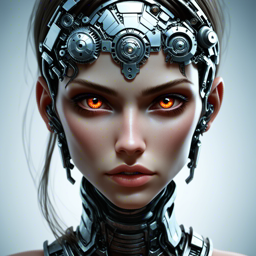
#> input picture Dataset/watermarked_sources/WM_1/src_1.png, 256 x 256 px
$ python main_residual.py
#> lines starting #> are read from the running program, lines starting #| are printed output that depends on the picture; long printed decimals are rounded
### src/residual_template/pipeline.py


from pathlib import Path
import sys
import gc
from typing import List, Optional, Dict


SRC_DIR = Path(__file__).resolve().parents[1]

if str(SRC_DIR) not in sys.path:
    sys.path.insert(0, str(SRC_DIR))


from residual_template.config_residual import (
    EXPERIMENTS,
    GROUPS,
    TARGET_MAPPING,
    PRINT_PROGRESS,
    VERIFY_OUTPUTS,
    SAVE_TEMPLATE_VISUALS,
    get_experiment_by_name,
    get_experiment_output_dir,
)

from residual_template.template_extraction import (
    extract_all_templates,
    save_all_templates_numpy,
    save_all_template_visuals,
)

from residual_template.forgery import forge_experiment

from residual_template.visualization import save_comparison_visuals

from residual_template.image_ops import verify_png_folder


def clear_memory() -> None:
    gc.collect()


def print_experiment_summary(experiment: dict) -> None:
    print()
    print("=" * 80)
    print(f"Experiment: {experiment['name']}")
    print("=" * 80)

    for key, value in experiment.items():
        print(f"  {key}: {value}")

    print("=" * 80)


def run_one_experiment(experiment: dict) -> Dict:
    """
    Run one residual-template experiment.
    """

    print_experiment_summary(experiment)

    template_results = extract_all_templates(experiment)

    save_all_templates_numpy(
        experiment_name=experiment["name"],
        template_results=template_results,
    )

    if SAVE_TEMPLATE_VISUALS:
        save_all_template_visuals(
            experiment_name=experiment["name"],
            template_results=template_results,
        )

    forge_results = forge_experiment(
        experiment=experiment,
        template_results=template_results,
    )

    save_comparison_visuals(
        experiment_name=experiment["name"],
        forge_results=forge_results,
    )

    verification = None

    if VERIFY_OUTPUTS:
        output_dir = get_experiment_output_dir(experiment["name"])

        verification = verify_png_folder(
            folder=output_dir,
            groups=GROUPS,
            target_mapping=TARGET_MAPPING,
        )

        print()
        print(f"Verification for {experiment['name']}:")
        print(f"  Folder: {output_dir}")
        print(f"  Count:  {verification['count']}")
        print(f"  OK:     {verification['ok']}")

        if not verification["ok"]:
            print(f"  Missing: {verification['missing'][:20]}")
            print(f"  Extra:   {verification['extra'][:20]}")
            raise RuntimeError(f"Verification failed for {experiment['name']}")

    clear_memory()

    return {
        "experiment": experiment,
        "template_results": template_results,
        "forge_results": forge_results,
        "verification": verification,
    }


def run_residual_pipeline(
    experiment_names: Optional[List[str]] = None,
) -> Dict[str, Dict]:
    """
    Run selected experiments.

    If experiment_names is None, run all configured experiments.
    """

    if experiment_names is None:
        experiments = EXPERIMENTS
    else:
        experiments = [
            get_experiment_by_name(name)
            for name in experiment_names
        ]

    print()
    print("=" * 80)
    print("Residual-template watermark forgery pipeline")
    print("=" * 80)
    print(f"Experiments to run: {[e['name'] for e in experiments]}")
    print("=" * 80)

    all_results = {}

    for experiment in experiments:
        result = run_one_experiment(experiment)
        all_results[experiment["name"]] = result

    print()
    print("=" * 80)
    print("Finished residual-template pipeline.")
    print("=" * 80)

    print()
    print("Next step:")
    print("  python src/residual_template/create_zip_residual.py --experiment <experiment_name>")
    print()
    print("Example:")
    print("  python src/residual_template/create_zip_residual.py --experiment gaussian_pos_a010")
    print("=" * 80)

    return all_results

### src/residual_template/image_ops.py

from pathlib import Path
import sys
from typing import List

import cv2
import numpy as np
from PIL import Image


SRC_DIR = Path(__file__).resolve().parents[1]

if str(SRC_DIR) not in sys.path:
    sys.path.insert(0, str(SRC_DIR))


from residual_template.config_residual import (
    WATERMARKED_SOURCES_DIR,
    CLEAN_TARGETS_DIR,
    IMAGE_EXTENSIONS,
)


def load_rgb(path: Path) -> np.ndarray:
    """
    Load image as RGB float32 in [0, 1].
    """

    path = Path(path)

    image = Image.open(path).convert("RGB")

    return np.asarray(image, dtype=np.float32) / 255.0


# [37 lines left out: functions save_rgb, resize_to_shape, not called in this run]


def sort_by_numeric_stem(paths: List[Path]) -> List[Path]:
    """
    Sort paths as 1.png, 2.png, ..., 10.png.
    """

    def key(path: Path):
        try:
            return int(path.stem)
        except ValueError:
            return path.stem

    return sorted(paths, key=key)


def list_image_paths(folder: Path) -> List[Path]:
    """
    List image files from a folder.
    """

    folder = Path(folder)

    paths = [
        path
        for path in folder.rglob("*")
        if path.is_file() and path.suffix.lower() in IMAGE_EXTENSIONS
    ]

    return sort_by_numeric_stem(paths)


def get_source_group_dir(group_name: str) -> Path:
    return WATERMARKED_SOURCES_DIR / group_name


def list_source_group_images(group_name: str) -> List[Path]:
    source_dir = get_source_group_dir(group_name)
    return list_image_paths(source_dir)


def get_clean_target_path(index: int) -> Path:
    return CLEAN_TARGETS_DIR / f"{index}.png"


def load_clean_target(index: int) -> np.ndarray:
    return load_rgb(get_clean_target_path(index))


# [63 lines left out: functions clear_png_folder, expected_filenames_from_mapping, verify_png_folder, not called in this run]

### src/residual_template/denoisers.py


from pathlib import Path
import sys

import cv2
import numpy as np
from PIL import Image, ImageFilter


SRC_DIR = Path(__file__).resolve().parents[1]

if str(SRC_DIR) not in sys.path:
    sys.path.insert(0, str(SRC_DIR))


from residual_template.config_residual import (
    GAUSSIAN_RADIUS,
    BILATERAL_D,
    BILATERAL_SIGMA_COLOR,
    BILATERAL_SIGMA_SPACE,
    NLM_H,
    NLM_H_COLOR,
    NLM_TEMPLATE_WINDOW_SIZE,
    NLM_SEARCH_WINDOW_SIZE,
    MEDIAN_KERNEL_SIZE,
)


def to_uint8(image: np.ndarray) -> np.ndarray:


    return np.clip(image * 255.0, 0, 255).astype(np.uint8)


def from_uint8(image: np.ndarray) -> np.ndarray:


    return image.astype(np.float32) / 255.0


# Gaussian denoising


def gaussian_denoise(
    image: np.ndarray,
    radius: float = GAUSSIAN_RADIUS,
) -> np.ndarray:
    """
    Gaussian blur clean estimator.

    This matches the style of the original baseline code.
    """

    pil_image = Image.fromarray(to_uint8(image))

    blurred = pil_image.filter(
        ImageFilter.GaussianBlur(radius=radius)
    )

    return from_uint8(np.asarray(blurred))


# Bilateral denoising


# [246 lines left out: functions bilateral_denoise, nlm_denoise, nlm_denoise_h3, nlm_denoise_h7, nlm_denoise_h9, median_denoise and 8 more, not called in this run]

# =============================================================================
# Denoiser dispatcher
# =============================================================================

def denoise_image(
    image: np.ndarray,
    method: str,
) -> np.ndarray:
    """
    Dispatch denoising method.

    Existing methods:
        gaussian
        bilateral
        nlm
        median
        ensemble

    New NLM variants:
        nlm_h3
        nlm_h7
        nlm_h9

    Optional ensemble variant:
        ensemble_nlm_strong
    """

    method = method.lower().strip()

    if method == "gaussian":
        return gaussian_denoise(image)

    if method == "bilateral":
        return bilateral_denoise(image)

    if method == "nlm":
        return nlm_denoise(image)

    if method == "nlm_h3":
        return nlm_denoise_h3(image)

    if method == "nlm_h7":
        return nlm_denoise_h7(image)

    if method == "nlm_h9":
        return nlm_denoise_h9(image)

    if method == "median":
        return median_denoise(image)

    if method == "ensemble":
        return ensemble_denoise(image)

    if method == "ensemble_nlm_strong":
        return ensemble_nlm_strong_denoise(image)

    if method == "nlm_h10":
        return nlm_denoise_h10(image)

    if method == "nlm_h11":
        return nlm_denoise_h11(image)

    if method == "nlm_h12":
        return nlm_denoise_h12(image)

    if method == "nlm_h13":
        return nlm_denoise_h13(image)

    if method == "nlm_h14":
        return nlm_denoise_h14(image)

    if method == "nlm_h15":
        return nlm_denoise_h15(image)

    raise ValueError(
        f"Unknown denoiser method: {method}. "
        "Use gaussian, bilateral, nlm, nlm_h3, nlm_h7, nlm_h9, "
        "median, ensemble, or ensemble_nlm_strong."
    )


# Signed template smoothing


# [41 lines left out: function signed_gaussian_blur, not called in this run]

### src/residual_template/template_extraction.py


from pathlib import Path
import sys
from typing import Dict, List

import numpy as np


SRC_DIR = Path(__file__).resolve().parents[1]

if str(SRC_DIR) not in sys.path:
    sys.path.insert(0, str(SRC_DIR))


from residual_template.config_residual import (
    GROUPS,
    TARGET_MAPPING,
    TEMPLATE_AGGREGATION,
    REMOVE_TEMPLATE_CHANNEL_MEAN,
    TEMPLATE_NORMALIZATION_QUANTILE,
    RESIDUAL_SCALE,
    TEMPLATE_SHARPEN_MODE,
    TEMPLATE_SHARPEN_RADIUS,
    TEMPLATE_SHARPEN_MIX_ORIGINAL,
    TEMPLATE_SHARPEN_MIX_HIGHPASS,
    CLIP_TEMPLATE_MIN,
    CLIP_TEMPLATE_MAX,
    SAVE_TEMPLATE_NUMPY,
    get_experiment_template_dir,
)

from residual_template.image_ops import (
    load_rgb,
    save_rgb,
    list_source_group_images,
)

from residual_template.denoisers import (
    denoise_image,
    gaussian_denoise,
    signed_gaussian_blur,
)


def aggregate_residuals(residuals: List[np.ndarray]) -> np.ndarray:
    """
    Aggregate residuals across 25 watermarked source images.
    """

    stack = np.stack(residuals, axis=0).astype(np.float32)

    if TEMPLATE_AGGREGATION == "median":
        return np.median(stack, axis=0).astype(np.float32)

    if TEMPLATE_AGGREGATION == "mean":
        return np.mean(stack, axis=0).astype(np.float32)

    raise ValueError(f"Unknown TEMPLATE_AGGREGATION={TEMPLATE_AGGREGATION}")


def original_shifted_template_sharpen(template: np.ndarray) -> np.ndarray:
    """
    Sharpening mode closest to the script that got 0.32.

    It blurs the shifted/clipped template, then mixes a high-pass term.
    """

    shifted = np.clip((template + 1.0) * 0.5, 0.0, 1.0)

    shifted_blur = gaussian_denoise(
        shifted,
        radius=TEMPLATE_SHARPEN_RADIUS,
    )

    template_hp = template - shifted_blur

    sharpened = (
        TEMPLATE_SHARPEN_MIX_ORIGINAL * template
        + TEMPLATE_SHARPEN_MIX_HIGHPASS * (template_hp * 2.0)
    )

    return sharpened.astype(np.float32)


# [18 lines left out: function signed_template_sharpen, not called in this run]


def sharpen_template(template: np.ndarray, mode: str) -> np.ndarray:
    mode = mode.lower().strip()

    if mode == "none":
        return template.astype(np.float32)

    if mode == "original_shifted":
        return original_shifted_template_sharpen(template)

    if mode == "signed":
        return signed_template_sharpen(template)

    raise ValueError(
        f"Unknown sharpen mode: {mode}. "
        "Use none, original_shifted, or signed."
    )


def normalize_template(template: np.ndarray) -> np.ndarray:
    """
    Robustly normalize template magnitude.
    """

    template = template.astype(np.float32)

    if REMOVE_TEMPLATE_CHANNEL_MEAN:
        template = template - template.mean(axis=(0, 1), keepdims=True)

    scale = float(np.quantile(np.abs(template), TEMPLATE_NORMALIZATION_QUANTILE))

    if not np.isfinite(scale) or scale < 1e-8:
        scale = 1.0

    template = template / scale

    template = np.clip(
        template * RESIDUAL_SCALE,
        CLIP_TEMPLATE_MIN,
        CLIP_TEMPLATE_MAX,
    )

    return template.astype(np.float32)


def extract_group_template(
    group_name: str,
    experiment: dict,
) -> Dict:
    """
    Extract watermark template for one group:

        r_i = x_wm_i - D(x_wm_i)
        template = median_i(r_i)
    """

    source_paths = list_source_group_images(group_name)

    if len(source_paths) == 0:
        raise FileNotFoundError(f"No source images found for {group_name}")

    residuals = []

    denoiser_name = experiment.get("denoiser", "gaussian")
    sharpen_mode = experiment.get("sharpen_mode", TEMPLATE_SHARPEN_MODE)

    for source_path in source_paths:
        x = load_rgb(source_path)
        x_clean_est = denoise_image(x, method=denoiser_name)
        residual = x - x_clean_est
        residuals.append(residual.astype(np.float32))

    raw_template = aggregate_residuals(residuals)
    normalized_template = normalize_template(raw_template)
    sharpened_template = sharpen_template(normalized_template, mode=sharpen_mode)

    final_template = np.clip(
        sharpened_template,
        CLIP_TEMPLATE_MIN,
        CLIP_TEMPLATE_MAX,
    ).astype(np.float32)

    return {
        "group_name": group_name,
        "source_paths": source_paths,
        "template": final_template,
        "raw_template": raw_template,
        "denoiser": denoiser_name,
        "sharpen_mode": sharpen_mode,
    }


def extract_all_templates(experiment: dict) -> Dict[str, Dict]:
    """
    Extract templates for all WM groups.
    """

    results = {}

    print()
    print("=" * 80)
    print(f"Extracting templates for experiment: {experiment['name']}")
    print("=" * 80)

    for group_name in GROUPS:
        print(f"  Extracting {group_name}...")

        result = extract_group_template(
            group_name=group_name,
            experiment=experiment,
        )
#> in load_rgb, image is the input picture: PIL image 256x256 RGB; mean R, G, B 127.8, 134.7, 137.7
#> in gaussian_denoise, `blurred = pil_image.filter( ImageFilter.GaussianBlur(radius=radius) )`:
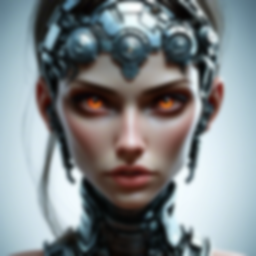
#> blurred: PIL image 256x256 RGB; mean R, G, B 127.8, 134.7, 137.7
#> in extract_group_template, `residual = x - x_clean_est`:
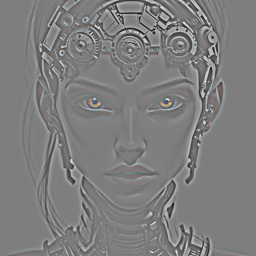
#> residual: shape (256, 256, 3) float32; mean of channels 0, 1, 2 -2.21e-05, 2.16e-05, 3.26e-05; drawn with min black and max white
#> in normalize_template, `scale = float(np.quantile(np.abs(template), TEMPLATE_NORMALIZATION_QUA..`: scale = 0.447
#> in normalize_template, `template = np.clip( template * RESIDUAL_SCALE, CLIP_TEMPLATE_MIN, CLIP..`:
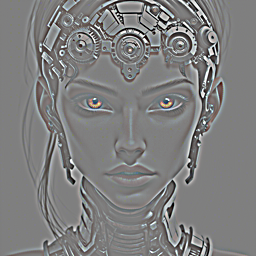
#> template: shape (256, 256, 3) float32; mean of channels 0, 1, 2 -6.95e-05, -5.48e-06, -6.67e-05; drawn with min black and max white
#> call 2 of gaussian_denoise, with radius = 1
#> in gaussian_denoise (call 2), `blurred = pil_image.filter( ImageFilter.GaussianBlur(radius=radius) )`:
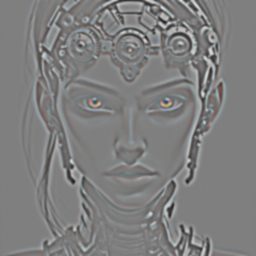
#> blurred: PIL image 256x256 RGB; mean R, G, B 126.7, 126.7, 126.6
#> in extract_group_template, `final_template = np.clip( sharpened_template, CLIP_TEMPLATE_MIN, CLIP_..`:
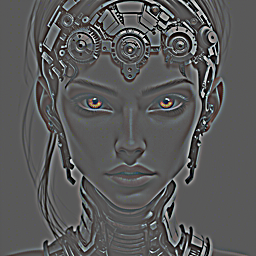
#> final_template: shape (256, 256, 3) float32; mean of channels 0, 1, 2 -0.295, -0.294, -0.294; drawn with min black and max white

        results[group_name] = result

        print_template_stats(
            result["template"],
            label=f"{experiment['name']} {group_name}",
        )

    return results


# [89 lines left out: functions save_template_numpy, save_all_templates_numpy, template_centered_visual, template_abs_visual, save_template_visuals, save_all_template_visuals, not called in this run]


def print_template_stats(template: np.ndarray, label: str) -> None:
    print(
        f"    {label}: "
        f"shape={template.shape}, "
        f"min={template.min():.5f}, "
        f"max={template.max():.5f}, "
        f"mean={template.mean():.5f}, "
        f"std={template.std():.5f}, "
        f"mean_abs={np.mean(np.abs(template)):.5f}"
    )

### src/residual_template/main_residual.py

from pathlib import Path
import sys
import argparse


SRC_DIR = Path(__file__).resolve().parents[1]

if str(SRC_DIR) not in sys.path:
    sys.path.insert(0, str(SRC_DIR))


from residual_template.pipeline import run_residual_pipeline


def parse_args():
    parser = argparse.ArgumentParser(
        description="Run residual-template watermark forgery experiments."
    )

    parser.add_argument(
        "--experiments",
        nargs="+",
        default=None,
        help=(
            "Experiment names to run. "
            "Example: --experiments gaussian_pos_a010 bilateral_pos_a010"
        ),
    )

    parser.add_argument(
        "--quick",
        action="store_true",
        help="Run only gaussian_pos_a010 and bilateral_pos_a010.",
    )

    return parser.parse_args()


def main():
    args = parse_args()

    if args.quick:
        experiment_names = [
            "gaussian_pos_a010",
            "bilateral_pos_a010",
        ]
    else:
        experiment_names = args.experiments

    run_residual_pipeline(
        experiment_names=experiment_names,
    )
#> in extract_all_templates, `result = extract_group_template( group_name=group_name, experiment=exp..`: result = 6 items
#|     gaussian_pos_a010 WM_1: shape=(256, 256, 3), min=-1.000, max=1.000, mean=-0.2943, std=0.2524, mean_abs=0.3412


if __name__ == "__main__":
#> (the run stopped early here; a loop or call above may not have finished)
